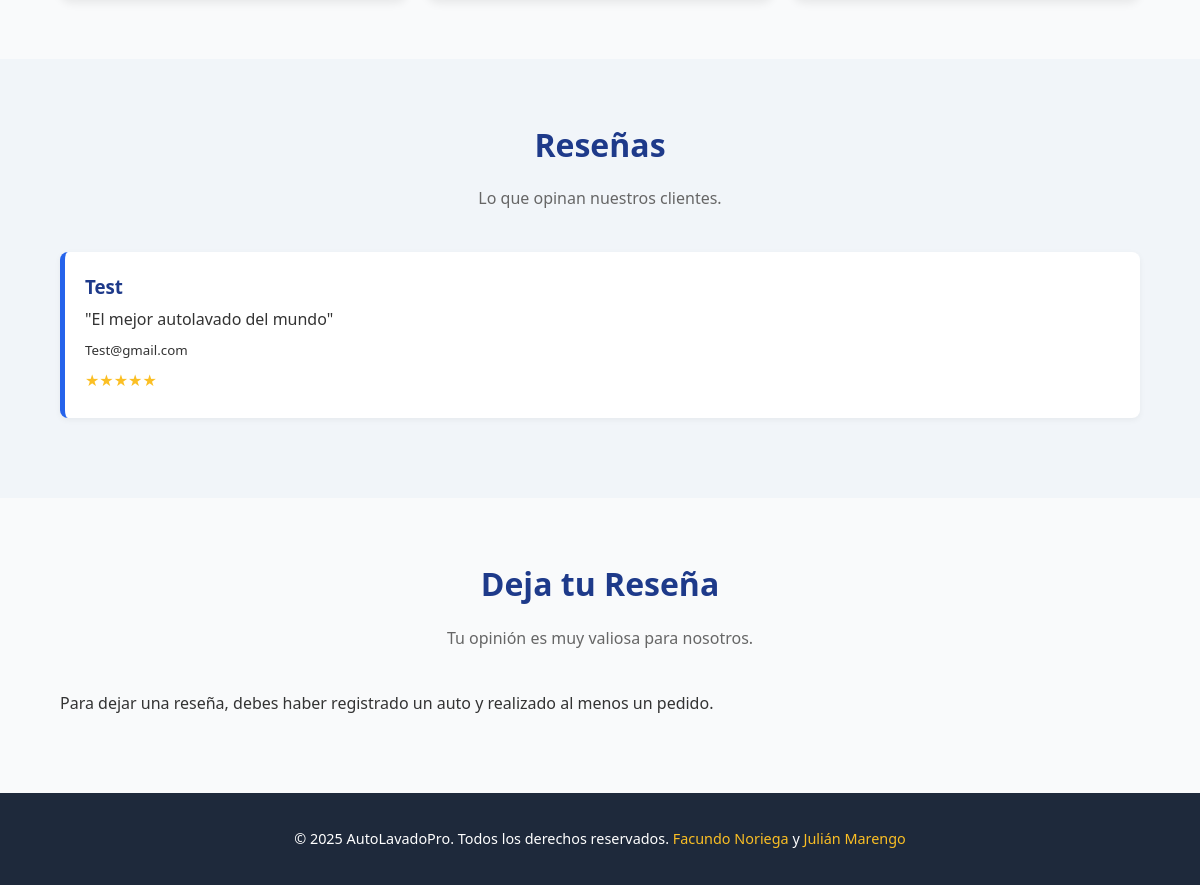
Before: / (lower part) with the older database file.
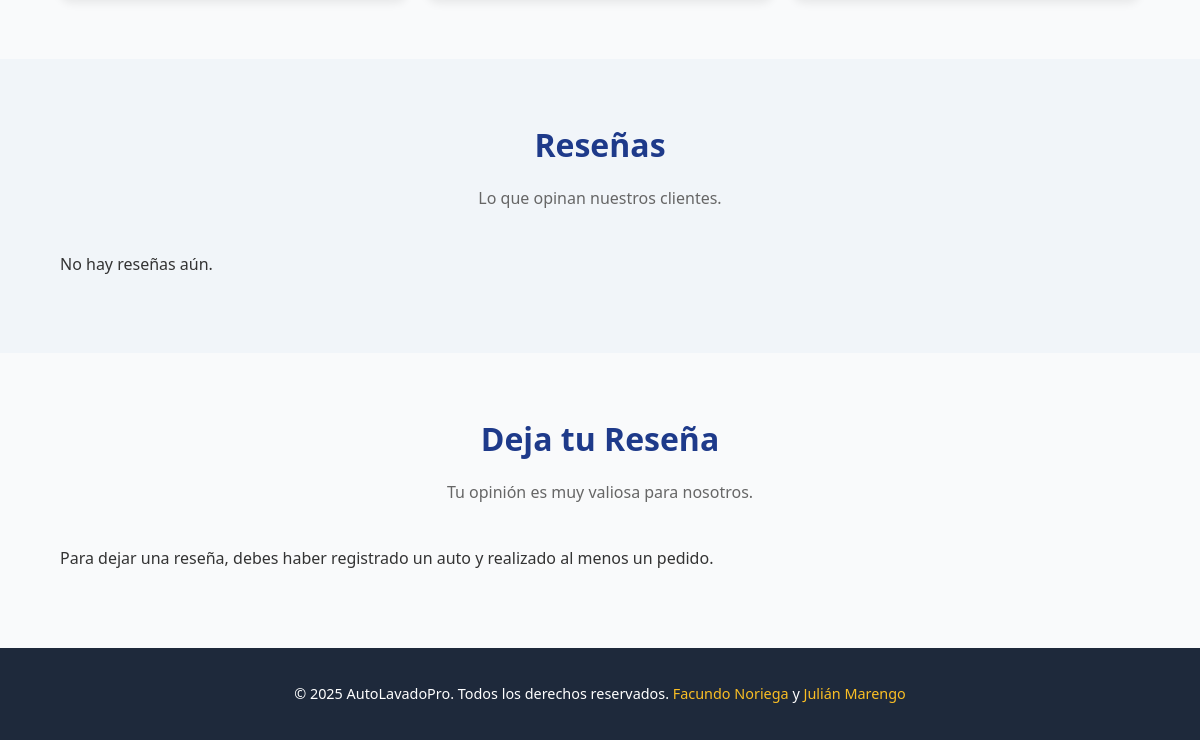
After: the same page with the newer database file.
### index.php (the view, shortened to what this page needs)
<?php
$conn = new mysqli("localhost", "root", "", "autolavado");
$can_review = false;
$id_cliente_cookie = null;
?>
<!DOCTYPE html>
<html lang="es">
<head>
</head>
<body>
  <section id="servicios">
  </section>
  <section class="reseñas" id="reseñas">
    <div class="container">
      <h2 class="section-title">Reseñas</h2>
      <p class="section-subtitle">Lo que opinan nuestros clientes.</p>
      <?php
        $sql = "SELECT nombre,email,mensaje,puntuacion FROM reseñas";
        $res = $conn->query($sql);
        if ($res && $res->num_rows > 0) {
          while($row = $res->fetch_assoc()) {
            echo '<div class="reseña">';
            echo '<h3>'.htmlspecialchars($row["nombre"]).'</h3>';
            echo '<p>"'.htmlspecialchars($row["mensaje"]).'"</p>';
            echo '<p><small>'.htmlspecialchars($row["email"]).'</small></p>';
            echo '<p class="stars">'.str_repeat("★",$row["puntuacion"]).str_repeat("☆",5-$row["puntuacion"]).'</p>';
            echo '</div>';
          }
        } else {
          echo "<p>No hay reseñas aún.</p>";
        }
      ?>
    </div>
  </section>
  <section>
    <div class="container">
      <h2 class="section-title">Deja tu Reseña</h2>
      <p class="section-subtitle">Tu opinión es muy valiosa para nosotros.</p>
      <?php if ($can_review): ?>
      <form action="reseñas.php" method="POST">
        <input type="hidden" name="id_cliente" value="<?php echo htmlspecialchars($id_cliente_cookie); ?>">
        <label for="mensaje">Comentario:</label>
        <textarea id="mensaje" name="mensaje" rows="4" required></textarea>
        <label for="puntuacion">Puntuación:</label>
        <select id="puntuacion" name="puntuacion" required>
          <option value="" disabled selected>Selecciona</option>
          <option value="1">1 - Muy Malo</option>
          <option value="2">2 - Malo</option>
          <option value="3">3 - Regular</option>
          <option value="4">4 - Bueno</option>
          <option value="5">5 - Excelente</option>
        </select>
        <button type="submit">Enviar Reseña</button>
      </form>
      <?php else: ?>
      <p>Para dejar una reseña, debes haber registrado un auto y realizado al menos un pedido.</p>
      <?php endif; ?>
    </div>
  </section>
  <footer>
    <p>&copy; 2025 AutoLavadoPro. Todos los derechos reservados. <span>Facundo Noriega</span> y <span>Julián Marengo</span></p>
  </footer>
</body>
</html>

Changed rows visible on the page:
removed reseñas: nombre "Test", mensaje "El mejor autolavado del mundo", email "Test@gmail.com", puntuacion "★★★★★"
Other visible differences:
text now shown: "No hay reseñas aún."
